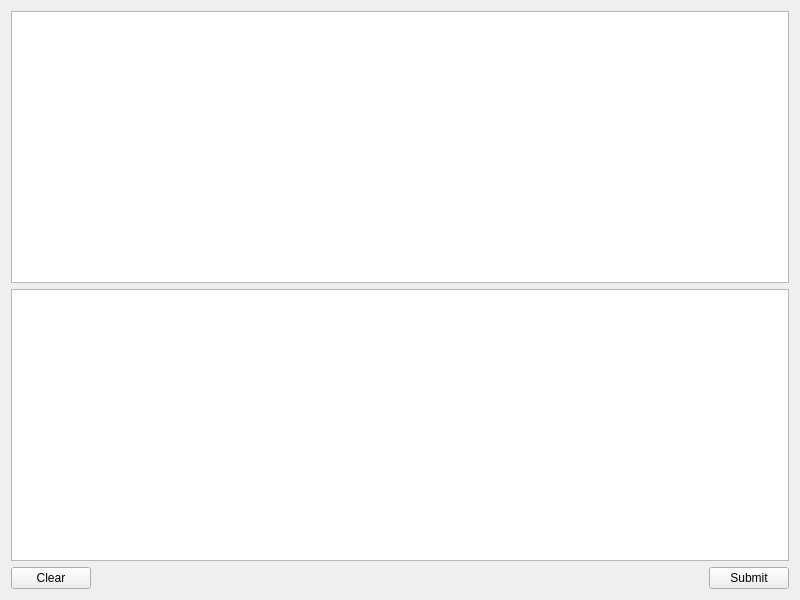
<?xml version="1.0" encoding="UTF-8"?>
<ui version="4.0">
 <class>Widget</class>
 <widget class="QWidget" name="Widget">
  <property name="geometry">
   <rect>
    <x>0</x>
    <y>0</y>
    <width>800</width>
    <height>600</height>
   </rect>
  </property>
  <property name="windowTitle">
   <string>Widget</string>
  </property>
  <layout class="QGridLayout" name="gridLayout">
   <item row="0" column="0" colspan="3">
    <widget class="QTextEdit" name="editSystem">
     <property name="readOnly">
      <bool>true</bool>
     </property>
    </widget>
   </item>
   <item row="1" column="0" colspan="3">
    <widget class="QTextEdit" name="editInput"/>
   </item>
   <item row="2" column="0">
    <widget class="QPushButton" name="buttonClear">
     <property name="text">
      <string>Clear</string>
     </property>
    </widget>
   </item>
   <item row="2" column="1">
    <spacer name="horizontalSpacer">
     <property name="orientation">
      <enum>Qt::Horizontal</enum>
     </property>
     <property name="sizeHint" stdset="0">
      <size>
       <width>698</width>
       <height>20</height>
      </size>
     </property>
    </spacer>
   </item>
   <item row="2" column="2">
    <widget class="QPushButton" name="buttonSubmit">
     <property name="text">
      <string>Submit</string>
     </property>
    </widget>
   </item>
  </layout>
 </widget>
 <resources/>
 <connections/>
</ui>
